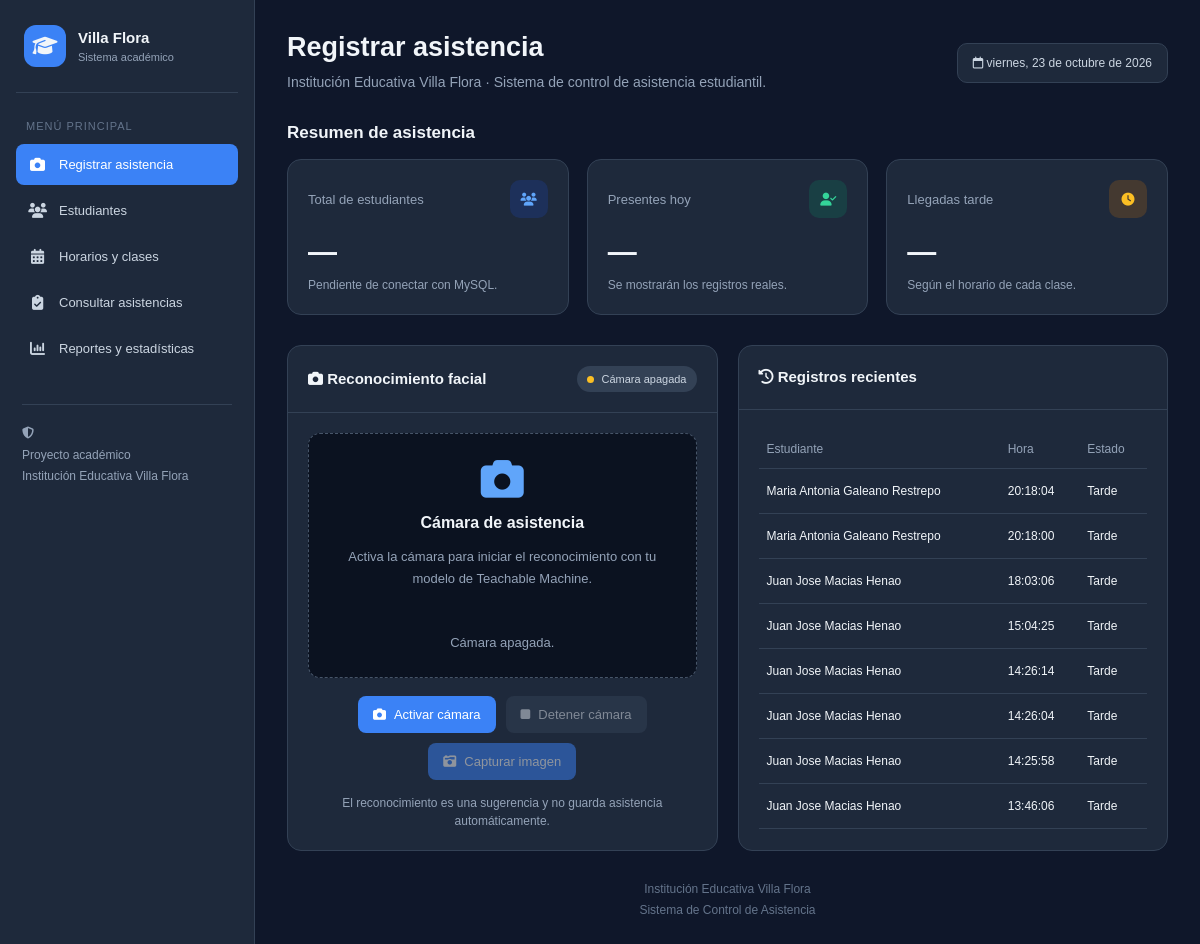
The app's page /control_asistencia_villaflora/index.php with its own data.
### tables this page shows
CREATE TABLE `registro_asistencia` (
  `id_asistencia` int(11) NOT NULL,
  `id_estudiante` int(11) NOT NULL,
  `id_clase` int(11) NOT NULL,
  `id_estado` int(11) NOT NULL,
  `fecha` date NOT NULL,
  `hora_llegada` time DEFAULT NULL,
  `metodo_registro` varchar(50) DEFAULT NULL
);

CREATE TABLE `estudiante` (
  `id_estudiante` int(11) NOT NULL,
  `nombre_completo` varchar(120) NOT NULL,
  `documento` varchar(30) NOT NULL,
  `clase_teachable` varchar(100) NOT NULL,
  `activo` tinyint(1) NOT NULL DEFAULT 1,
  `id_grupo` int(11) NOT NULL
);

### control_asistencia_villaflora/index.php (the view, shortened to what this page needs)
<?php
$conexion = new mysqli("localhost", "root", "", "control_asistencia_villaflora_db");
$conexion->set_charset("utf8mb4");
$nombre_institucion = "Institución Educativa Villa Flora";
$secciones = [
    "inicio" => "Registrar asistencia",
    "estudiantes" => "Estudiantes",
    "clases" => "Horarios y clases",
    "asistencias" => "Consultar asistencias",
    "reportes" => "Reportes y estadísticas"
];
$iconos = [
    "inicio" => "fa-camera",
    "estudiantes" => "fa-users",
    "clases" => "fa-calendar-days",
    "asistencias" => "fa-clipboard-check",
    "reportes" => "fa-chart-column"
];
$seccion = $_GET["seccion"] ?? "inicio";
$registrosRecientes = [];
$errorPanel = false;
$sql = "SELECT
            e.nombre_completo,
            r.hora_llegada,
            r.id_estado
        FROM registro_asistencia r
        INNER JOIN estudiante e
            ON e.id_estudiante = r.id_estudiante
        ORDER BY r.fecha DESC, r.hora_llegada DESC
        LIMIT 8";
$resultado = $conexion->query($sql);
if ($resultado) {
    while ($fila = $resultado->fetch_assoc()) {
        $registrosRecientes[] = $fila;
    }
} else {
    $errorPanel = true;
}
?>
<!DOCTYPE html>
<html lang="es">
<head>
    <link rel="stylesheet" href="https://cdnjs.cloudflare.com/ajax/libs/font-awesome/6.5.2/css/all.min.css">
</head>
<body>
<aside class="sidebar">
    <div class="brand">
        <div class="brand-icon"><i class="fa-solid fa-graduation-cap"></i></div>
        <div><h2>Villa Flora</h2><p>Sistema académico</p></div>
    </div>
    <p class="menu-title">Menú principal</p>
    <?php foreach ($secciones as $clave => $nombre): ?>
        <a class="menu-item <?php echo $seccion === $clave ? 'active' : ''; ?>"
           href="<?php echo $clave === 'estudiantes'
               ? 'estudiantes.php'
               : 'index.php?seccion=' . urlencode($clave); ?>"
           <?php echo $seccion === $clave ? 'aria-current="page"' : ''; ?>>
            <i class="fa-solid <?php echo $iconos[$clave]; ?>"></i>
            <span><?php echo htmlspecialchars($nombre); ?></span>
        </a>
    <?php endforeach; ?>
    <div class="sidebar-footer"><i class="fa-solid fa-shield-halved"></i><br>Proyecto académico<br>Institución Educativa Villa Flora</div>
</aside>
<main>
    <header class="topbar">
        <div>
            <h1><?php echo htmlspecialchars($secciones[$seccion]); ?></h1>
            <p><?php echo htmlspecialchars($nombre_institucion); ?> · Sistema de control de asistencia estudiantil.</p>
        </div>
        <div class="date-badge"><i class="fa-regular fa-calendar"></i> <span id="fechaActual">Cargando fecha...</span></div>
    </header>
    <?php if ($seccion === "inicio"): ?>
        <h2 class="section-heading">Resumen de asistencia</h2>
        <section class="stats">
            <article class="stat-card">
                <div class="stat-top">Total de estudiantes <span class="stat-icon blue"><i class="fa-solid fa-users"></i></span></div>
                <div class="stat-number">—</div><p class="stat-note">Pendiente de conectar con MySQL.</p>
            </article>
            <article class="stat-card">
                <div class="stat-top">Presentes hoy <span class="stat-icon green"><i class="fa-solid fa-user-check"></i></span></div>
                <div class="stat-number">—</div><p class="stat-note">Se mostrarán los registros reales.</p>
            </article>
            <article class="stat-card">
                <div class="stat-top">Llegadas tarde <span class="stat-icon yellow"><i class="fa-solid fa-clock"></i></span></div>
                <div class="stat-number">—</div><p class="stat-note">Según el horario de cada clase.</p>
            </article>
        </section>
        <section class="workspace">
            <article class="card">
                <div class="card-header">
                    <h2><i class="fa-solid fa-camera"></i> Reconocimiento facial</h2>
                    <span class="status"><span class="status-dot" id="statusDot"></span><span id="statusBadge">Cámara apagada</span></span>
                </div>
                <div class="card-body">
                    <div class="camera-area">
                        <i class="fa-solid fa-camera camera-icon" id="cameraIcon"></i>
                        <h3 id="cameraTitle">Cámara de asistencia</h3>
                        <p id="cameraMessage">Activa la cámara para iniciar el reconocimiento con tu modelo de Teachable Machine.</p>
                        <p id="cameraStatus" role="status" aria-live="polite">Cámara apagada.</p>
                    </div>
                    <div class="camera-actions">
                        <button class="button" id="btnActivarCamara" type="button"><i class="fa-solid fa-camera"></i> Activar cámara</button>
                        <button class="button button-secondary" id="btnDetenerCamara" type="button" disabled><i class="fa-solid fa-stop"></i> Detener cámara</button>
                        <button class="button" id="btnCapturar" type="button" disabled><i class="fa-solid fa-camera-retro"></i> Capturar imagen</button>
                    </div>
                    <p class="stat-note" style="margin-top:14px;text-align:center">El reconocimiento es una sugerencia y no guarda asistencia automáticamente.</p>
                </div>
            </article>
            <article class="card">
                <div class="card-header"><h2><i class="fa-solid fa-clock-rotate-left"></i> Registros recientes</h2></div>
                <div class="card-body">
                    <div class="table-wrap">
                        <table>
                            <thead><tr><th>Estudiante</th><th>Hora</th><th>Estado</th></tr></thead>
                                <tbody>
                                    <?php if ($errorPanel): ?>
                                        <tr>
                                          <td colspan="3">
                                                <div class="empty-state">
                                                  No se pudieron consultar todos los datos.
                                                  Revisa la conexión y las tablas de MySQL.
                                                </div>
                                            </td>
                                        </tr>
                                    <?php else: ?>
                                        <?php foreach ($registrosRecientes as $registro): ?>
                                            <tr>
                                                <td>
                                                    <?php echo htmlspecialchars(
                                                        $registro["nombre_completo"]
                                                    ); ?>
                                                </td>
                                            <td>
                                                <?php echo htmlspecialchars(
                                                    $registro["hora_llegada"]
                                                ); ?>
                                            </td>
                                            <td>
                                                <?php
                                                $estadoTexto = match ((int) $registro["id_estado"]) {
                                                    1 => "Presente",
                                                    2 => "Tarde",
                                                    3 => "Ausente",
                                                    default => "Desconocido"
                                                };
                                                echo htmlspecialchars($estadoTexto);
                                                ?>
                                            </td>
                                        </tr>
                                    <?php endforeach; ?>
                                <?php endif; ?>
                            </tbody>
                        </table>
                    </div>
                </div>
            </article>
        </section>
    <?php elseif ($seccion === "estudiantes"): ?>
        <?php require "estudiantes.php"; ?>
    <?php endif; ?>
    <p class="bottom-note"><?php echo htmlspecialchars($nombre_institucion); ?><br>Sistema de Control de Asistencia</p>
</main>
</body>
</html>

### control_asistencia_villaflora/index.php (style rules this page uses)
* { box-sizing:border-box;margin:0;padding:0 }
body { font-family:Arial,sans-serif;background:#0f172a;color:#f1f5f9;min-height:100vh }
.sidebar { width:255px;background:#1e293b;border-right:1px solid #334155;position:fixed;inset:0 auto 0 0;padding:25px 16px;overflow-y:auto }
.brand { display:flex;align-items:center;gap:12px;padding:0 8px 25px;border-bottom:1px solid #334155 }
.brand-icon { background:#3b82f6;width:42px;height:42px;flex-shrink:0;border-radius:12px;display:grid;place-items:center;font-size:20px }
.brand h2 { font-size:15px;margin-bottom:5px }
.brand p { font-size:11px;color:#94a3b8 }
.menu-title { color:#64748b;font-size:11px;text-transform:uppercase;letter-spacing:1px;margin:27px 10px 12px }
.menu-item { display:flex;align-items:center;gap:12px;padding:13px 12px;margin:5px 0;border-radius:8px;color:#cbd5e1;font-size:13px;text-decoration:none;transition:background .2s,color .2s }
.menu-item.active { background:#3b82f6;color:#fff }
.menu-item i { width:19px;text-align:center;font-size:15px }
.sidebar-footer { margin:35px 6px 10px;padding-top:18px;border-top:1px solid #334155;color:#94a3b8;font-size:12px;line-height:1.8 }
main { margin-left:255px;padding:32px;min-width:0 }
.topbar { display:flex;justify-content:space-between;align-items:center;gap:20px;margin-bottom:30px }
.topbar h1 { font-size:27px;margin-bottom:8px }
.topbar p { color:#94a3b8;font-size:14px;line-height:1.6 }
.date-badge { background:#1e293b;border:1px solid #334155;padding:12px 15px;border-radius:10px;font-size:12px;color:#cbd5e1;white-space:nowrap }
.section-heading { font-size:17px;margin-bottom:16px }
.stats { display:grid;grid-template-columns:repeat(3,minmax(0,1fr));gap:18px;margin-bottom:30px }
.stat-card,.card { background:#1e293b;border:1px solid #334155;border-radius:14px;min-width:0 }
.stat-card { padding:20px }
.stat-top { display:flex;align-items:center;justify-content:space-between;gap:10px;margin-bottom:18px;color:#94a3b8;font-size:13px }
.stat-icon { width:38px;height:38px;display:grid;place-items:center;border-radius:10px;flex-shrink:0 }
.blue { background:#1d4ed833;color:#60a5fa }
.green { background:#05966933;color:#34d399 }
.yellow { background:#d9770633;color:#fbbf24 }
.stat-number { font-size:29px;font-weight:bold;margin-bottom:7px }
.stat-note { color:#94a3b8;font-size:12px;line-height:1.5 }
.workspace { display:grid;grid-template-columns:repeat(2,minmax(0,1fr));gap:20px }
.card-header { padding:20px;border-bottom:1px solid #334155;display:flex;align-items:center;justify-content:space-between;gap:10px }
.card-header h2 { font-size:15px;line-height:1.5 }
.card-body { padding:20px }
.camera-area { background:#0b1220;border:1px dashed #475569;border-radius:12px;min-height:245px;display:flex;flex-direction:column;align-items:center;justify-content:center;gap:14px;text-align:center;padding:22px }
.camera-icon { font-size:43px;color:#60a5fa }
.camera-area h3 { font-size:16px }
.camera-area p { color:#94a3b8;font-size:13px;line-height:1.7 }
.status { display:inline-flex;align-items:center;gap:7px;background:#334155;color:#cbd5e1;padding:7px 10px;border-radius:20px;font-size:11px }
.status-dot { width:7px;height:7px;background:#fbbf24;border-radius:50% }
.button { border:none;background:#3b82f6;color:#fff;padding:11px 15px;border-radius:8px;cursor:pointer;font-size:13px;display:inline-flex;justify-content:center;align-items:center;gap:8px;text-decoration:none }
.button-secondary { background:#334155;color:#e2e8f0 }
.button:disabled { opacity:.5;cursor:not-allowed }
.camera-actions { display:flex;flex-wrap:wrap;justify-content:center;gap:10px;margin-top:18px }
.table-wrap { overflow-x:auto }
table { width:100%;border-collapse:collapse;font-size:12px }
th { text-align:left;color:#94a3b8;font-weight:normal;padding:12px 8px;border-bottom:1px solid #334155 }
td { padding:15px 8px;border-bottom:1px solid #334155 }
.bottom-note { color:#64748b;font-size:12px;text-align:center;margin-top:28px;line-height:1.7 }

### records on screen
registro_asistencia: id_estudiante.nombre_completo "Maria Antonia Galeano Restrepo", hora_llegada "20:18:04", id_estado "Tarde"
registro_asistencia: id_estudiante.nombre_completo "Maria Antonia Galeano Restrepo", hora_llegada "20:18:00", id_estado "Tarde"
registro_asistencia: id_estudiante.nombre_completo "Juan Jose Macias Henao", hora_llegada "18:03:06", id_estado "Tarde"
registro_asistencia: id_estudiante.nombre_completo "Juan Jose Macias Henao", hora_llegada "15:04:25", id_estado "Tarde"
registro_asistencia: id_estudiante.nombre_completo "Juan Jose Macias Henao", hora_llegada "14:26:14", id_estado "Tarde"
registro_asistencia: id_estudiante.nombre_completo "Juan Jose Macias Henao", hora_llegada "14:26:04", id_estado "Tarde"
registro_asistencia: id_estudiante.nombre_completo "Juan Jose Macias Henao", hora_llegada "14:25:58", id_estado "Tarde"
registro_asistencia: id_estudiante.nombre_completo "Juan Jose Macias Henao", hora_llegada "13:46:06", id_estado "Tarde"

### other values on screen
$nombre "Registrar asistencia"
$nombre "Estudiantes"
$nombre "Horarios y clases"
$nombre "Consultar asistencias"
$nombre "Reportes y estadísticas"
$secciones[$seccion] "Registrar asistencia"
$nombre_institucion "Institución Educativa Villa Flora"
